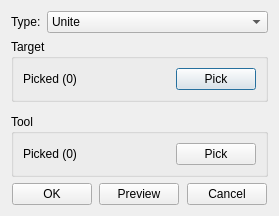
<?xml version="1.0" encoding="UTF-8"?>
<ui version="4.0">
 <class>BoolOperatorInfoDialog</class>
 <widget class="QDialog" name="BoolOperatorInfoDialog">
  <property name="geometry">
   <rect>
    <x>0</x>
    <y>0</y>
    <width>279</width>
    <height>201</height>
   </rect>
  </property>
  <property name="windowTitle">
   <string>Boolean operation</string>
  </property>
  <layout class="QGridLayout" name="gridLayout">
   <item row="1" column="0" colspan="2">
    <widget class="QGroupBox" name="groupBox">
     <property name="sizePolicy">
      <sizepolicy hsizetype="Preferred" vsizetype="Fixed">
       <horstretch>0</horstretch>
       <verstretch>0</verstretch>
      </sizepolicy>
     </property>
     <property name="title">
      <string>Target</string>
     </property>
     <layout class="QHBoxLayout" name="horizontalLayout_2">
      <item>
       <widget class="QLabel" name="lb_target">
        <property name="text">
         <string>Picked (0)</string>
        </property>
       </widget>
      </item>
      <item>
       <widget class="QPushButton" name="pb_selecttarget">
        <property name="sizePolicy">
         <sizepolicy hsizetype="Fixed" vsizetype="Fixed">
          <horstretch>0</horstretch>
          <verstretch>0</verstretch>
         </sizepolicy>
        </property>
        <property name="text">
         <string>Pick</string>
        </property>
       </widget>
      </item>
     </layout>
    </widget>
   </item>
   <item row="4" column="0" colspan="2">
    <widget class="QGroupBox" name="groupBox_2">
     <property name="sizePolicy">
      <sizepolicy hsizetype="Preferred" vsizetype="Fixed">
       <horstretch>0</horstretch>
       <verstretch>0</verstretch>
      </sizepolicy>
     </property>
     <property name="title">
      <string>Tool</string>
     </property>
     <layout class="QHBoxLayout" name="horizontalLayout">
      <item>
       <widget class="QLabel" name="lb_tool">
        <property name="text">
         <string>Picked (0)</string>
        </property>
       </widget>
      </item>
      <item>
       <widget class="QPushButton" name="pb_selecttool">
        <property name="sizePolicy">
         <sizepolicy hsizetype="Fixed" vsizetype="Fixed">
          <horstretch>0</horstretch>
          <verstretch>0</verstretch>
         </sizepolicy>
        </property>
        <property name="text">
         <string>Pick</string>
        </property>
       </widget>
      </item>
     </layout>
    </widget>
   </item>
   <item row="6" column="0" colspan="2">
    <widget class="QWidget" name="widget" native="true">
     <property name="sizePolicy">
      <sizepolicy hsizetype="Preferred" vsizetype="Fixed">
       <horstretch>0</horstretch>
       <verstretch>0</verstretch>
      </sizepolicy>
     </property>
     <layout class="QGridLayout" name="gridLayout_3">
      <property name="leftMargin">
       <number>0</number>
      </property>
      <property name="topMargin">
       <number>0</number>
      </property>
      <property name="rightMargin">
       <number>0</number>
      </property>
      <property name="bottomMargin">
       <number>0</number>
      </property>
      <item row="0" column="4">
       <spacer name="horizontalSpacer_3">
        <property name="orientation">
         <enum>Qt::Horizontal</enum>
        </property>
        <property name="sizeHint" stdset="0">
         <size>
          <width>40</width>
          <height>20</height>
         </size>
        </property>
       </spacer>
      </item>
      <item row="0" column="1">
       <widget class="QPushButton" name="pb_ok">
        <property name="text">
         <string>OK</string>
        </property>
       </widget>
      </item>
      <item row="0" column="3">
       <widget class="QPushButton" name="pb_preview">
        <property name="text">
         <string>Preview</string>
        </property>
       </widget>
      </item>
      <item row="0" column="5">
       <widget class="QPushButton" name="pb_cancel">
        <property name="text">
         <string>Cancel</string>
        </property>
       </widget>
      </item>
      <item row="0" column="2">
       <spacer name="horizontalSpacer_2">
        <property name="orientation">
         <enum>Qt::Horizontal</enum>
        </property>
        <property name="sizeHint" stdset="0">
         <size>
          <width>40</width>
          <height>20</height>
         </size>
        </property>
       </spacer>
      </item>
      <item row="0" column="0">
       <spacer name="horizontalSpacer">
        <property name="orientation">
         <enum>Qt::Horizontal</enum>
        </property>
        <property name="sizeHint" stdset="0">
         <size>
          <width>40</width>
          <height>20</height>
         </size>
        </property>
       </spacer>
      </item>
      <item row="0" column="6">
       <spacer name="horizontalSpacer_4">
        <property name="orientation">
         <enum>Qt::Horizontal</enum>
        </property>
        <property name="sizeHint" stdset="0">
         <size>
          <width>40</width>
          <height>20</height>
         </size>
        </property>
       </spacer>
      </item>
     </layout>
    </widget>
   </item>
   <item row="0" column="1">
    <widget class="QComboBox" name="comb_type">
     <item>
      <property name="text">
       <string>Unite</string>
      </property>
     </item>
     <item>
      <property name="text">
       <string>Intersect</string>
      </property>
     </item>
     <item>
      <property name="text">
       <string>Subtract</string>
      </property>
     </item>
    </widget>
   </item>
   <item row="2" column="0" colspan="2">
    <widget class="QWidget" name="widget_2" native="true">
     <property name="sizePolicy">
      <sizepolicy hsizetype="Preferred" vsizetype="Fixed">
       <horstretch>0</horstretch>
       <verstretch>0</verstretch>
      </sizepolicy>
     </property>
     <layout class="QGridLayout" name="gridLayout_2">
      <property name="leftMargin">
       <number>0</number>
      </property>
      <property name="topMargin">
       <number>0</number>
      </property>
      <property name="rightMargin">
       <number>0</number>
      </property>
      <property name="bottomMargin">
       <number>0</number>
      </property>
     </layout>
    </widget>
   </item>
   <item row="0" column="0">
    <widget class="QLabel" name="label">
     <property name="sizePolicy">
      <sizepolicy hsizetype="Fixed" vsizetype="Preferred">
       <horstretch>0</horstretch>
       <verstretch>0</verstretch>
      </sizepolicy>
     </property>
     <property name="text">
      <string>Type:</string>
     </property>
    </widget>
   </item>
   <item row="5" column="0">
    <spacer name="verticalSpacer">
     <property name="orientation">
      <enum>Qt::Vertical</enum>
     </property>
     <property name="sizeHint" stdset="0">
      <size>
       <width>20</width>
       <height>40</height>
      </size>
     </property>
    </spacer>
   </item>
  </layout>
 </widget>
 <resources/>
 <connections/>
</ui>
